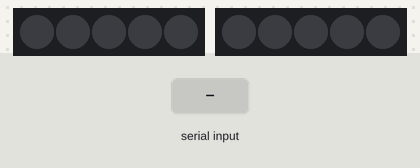
The sketch below on a simulated Arduino Uno, built with avr-gcc and run on an emulated ATmega328P. On the bench: 2 × 5 RGB LEDs in strip order, left to right. The test bench sets the inputs (shaded band). Dim RGB values are drawn brighter than linear.

Above: at 1.2 s.
1.3 s: "2" received over the second serial link
At 2.3 s:
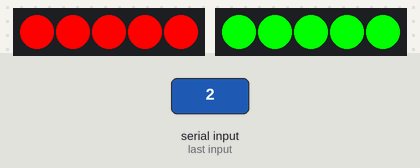
2.8 s: "1" received over the second serial link
At 3.6 s:
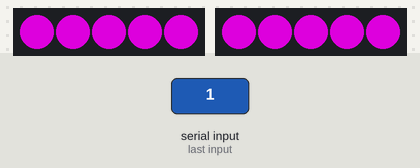
4.3 s: "0" received over the second serial link
At 4.9 s:
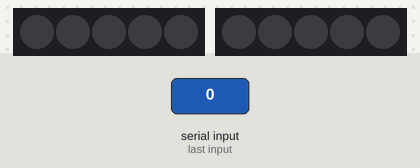
Timing chart, 0 to 7.3 s (numbered marks = the images above; inputs shaded):
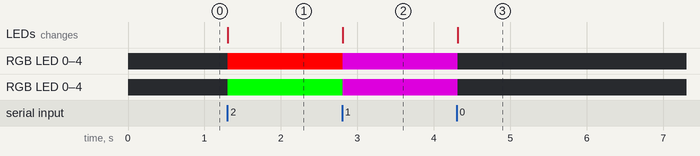

The sketch:

arduinoUno6.ino
```cpp
#include <SoftwareSerial.h>
#include <Adafruit_NeoPixel.h>
#define PIN_RX 2
#define PIN_TX 3
#define PIN_LED1 7
#define PIN_LED2 8
#define NUM_PIXELS 5

int bleData = 0;

SoftwareSerial bleSerial(PIN_RX, PIN_TX);
Adafruit_NeoPixel led1 = Adafruit_NeoPixel(NUM_PIXELS, PIN_LED1, NEO_GRB+NEO_KHZ800);
Adafruit_NeoPixel led2 = Adafruit_NeoPixel(NUM_PIXELS, PIN_LED2, NEO_GRB+NEO_KHZ800);

void setup(){
  Serial.begin(9600);
  bleSerial.begin(9600);
  //bleSerial.print("AT+ROLE0");
  //pinMode(PIN_RX, INPUT);
  //pinMode(PIN_TX, OUTPUT);
  led1.begin();
  led2.begin();
}

void loop(){
  //Serial.print(bleSerial.available());

  if(bleSerial.available()){

    bleData = bleSerial.read();
    //Serial.println(bleData);

    if(bleData=='2'){
      for(int i=0; i<NUM_PIXELS; i++){
        led1.setPixelColor(i, led1.Color(255, 0, 0));
        led2.setPixelColor(i, led2.Color(0, 255 ,0));
        led1.show();
        led2.show();
      }
    }
    else if(bleData=='1'){
      for(int i=0; i<NUM_PIXELS; i++){
        led1.setPixelColor(i, led1.Color(150, 0, 150));
        led2.setPixelColor(i, led2.Color(150, 0, 150));
        led1.show();
        led2.show();
      }
    }
    else if(bleData=='0'){
      for(int i=0; i<NUM_PIXELS; i++){
        led1.setPixelColor(i, led1.Color(0, 0, 0));
        led2.setPixelColor(i, led2.Color(0, 0, 0));
        led1.show();
        led2.show();
      }
    }
  }
  delay(100);
}
```

Measured:
- after the input at 1.3 s, RGB LED 0–4: off → RGB(255, 0, 0) at once; RGB LED 0–4: off → RGB(0, 255, 0) at once; the LEDs: change at once (image 1)
- after the input at 2.8 s, RGB LED 0–4: RGB(255, 0, 0) → RGB(150, 0, 150) at once; RGB LED 0–4: RGB(0, 255, 0) → RGB(150, 0, 150) at once; the LEDs: change at once (image 2)
- after the input at 4.3 s, RGB LED 0–4, RGB LED 0–4: RGB(150, 0, 150) → off at once; the LEDs: change at once (image 3)
